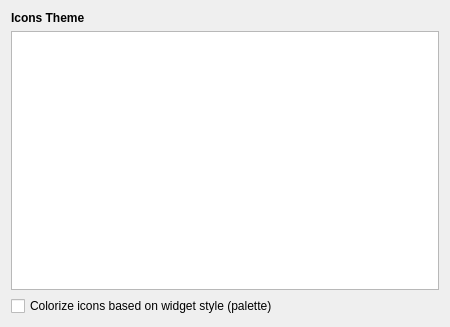
<?xml version="1.0" encoding="UTF-8"?>
<ui version="4.0">
 <class>IconThemeConfig</class>
 <widget class="QWidget" name="IconThemeConfig">
  <property name="geometry">
   <rect>
    <x>0</x>
    <y>0</y>
    <width>450</width>
    <height>327</height>
   </rect>
  </property>
  <property name="windowTitle">
   <string>LXQt Appearance Configuration</string>
  </property>
  <layout class="QVBoxLayout" name="verticalLayout">
   <item>
    <widget class="QLabel" name="label">
     <property name="font">
      <font>
       <weight>75</weight>
       <bold>true</bold>
      </font>
     </property>
     <property name="text">
      <string>Icons Theme</string>
     </property>
    </widget>
   </item>
   <item>
    <widget class="QTreeWidget" name="iconThemeList">
     <property name="sizePolicy">
      <sizepolicy hsizetype="Expanding" vsizetype="Expanding">
       <horstretch>0</horstretch>
       <verstretch>0</verstretch>
      </sizepolicy>
     </property>
     <property name="horizontalScrollBarPolicy">
      <enum>Qt::ScrollBarAlwaysOff</enum>
     </property>
     <property name="alternatingRowColors">
      <bool>true</bool>
     </property>
     <property name="iconSize">
      <size>
       <width>22</width>
       <height>22</height>
      </size>
     </property>
     <property name="rootIsDecorated">
      <bool>false</bool>
     </property>
     <property name="uniformRowHeights">
      <bool>true</bool>
     </property>
     <property name="columnCount">
      <number>4</number>
     </property>
     <attribute name="headerVisible">
      <bool>false</bool>
     </attribute>
     <column>
      <property name="text">
       <string notr="true">1</string>
      </property>
     </column>
     <column>
      <property name="text">
       <string notr="true">2</string>
      </property>
     </column>
     <column>
      <property name="text">
       <string notr="true">3</string>
      </property>
     </column>
     <column>
      <property name="text">
       <string notr="true">4</string>
      </property>
     </column>
    </widget>
   </item>
   <item>
    <widget class="QCheckBox" name="iconFollowColorSchemeCB">
     <property name="toolTip">
      <string>The KDE extension of XDG icon themes -&gt; FollowsColorScheme</string>
     </property>
     <property name="text">
      <string>Colorize icons based on widget style (palette)</string>
     </property>
    </widget>
   </item>
  </layout>
 </widget>
 <resources/>
 <connections/>
</ui>
